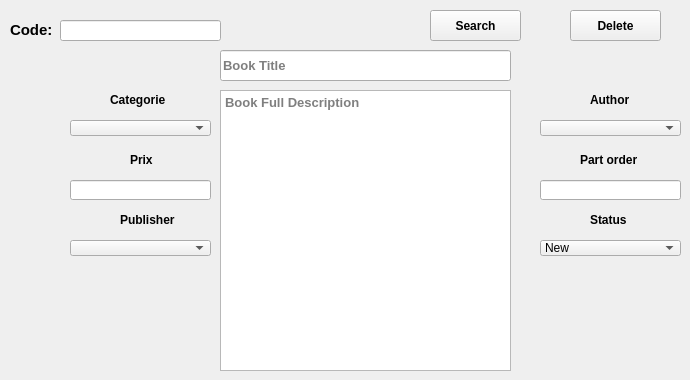
      <widget class="QWidget" name="tab_10">
       <attribute name="title">
        <string>Edit Or Delete Book</string>
       </attribute>
       <widget class="QTextEdit" name="textEdit_3">
        <property name="geometry">
         <rect>
          <x>220</x>
          <y>90</y>
          <width>291</width>
          <height>281</height>
         </rect>
        </property>
        <property name="font">
         <font>
          <family>MS Shell Dlg 2</family>
          <pointsize>10</pointsize>
          <weight>75</weight>
          <bold>true</bold>
         </font>
        </property>
        <property name="placeholderText">
         <string>Book Full Description</string>
        </property>
       </widget>
       <widget class="QLineEdit" name="lineEdit_12">
        <property name="geometry">
         <rect>
          <x>60</x>
          <y>20</y>
          <width>161</width>
          <height>21</height>
         </rect>
        </property>
       </widget>
       <widget class="QPushButton" name="pushButton_13">
        <property name="geometry">
         <rect>
          <x>430</x>
          <y>10</y>
          <width>91</width>
          <height>31</height>
         </rect>
        </property>
        <property name="font">
         <font>
          <family>MS Shell Dlg 2</family>
          <weight>75</weight>
          <bold>true</bold>
         </font>
        </property>
        <property name="text">
         <string>Search</string>
        </property>
       </widget>
       <widget class="QComboBox" name="comboBox_12">
        <property name="geometry">
         <rect>
          <x>540</x>
          <y>240</y>
          <width>141</width>
          <height>16</height>
         </rect>
        </property>
        <item>
         <property name="text">
          <string>New</string>
         </property>
        </item>
        <item>
         <property name="text">
          <string>Used</string>
         </property>
        </item>
        <item>
         <property name="text">
          <string>Damged</string>
         </property>
        </item>
       </widget>
       <widget class="QComboBox" name="comboBox_13">
        <property name="geometry">
         <rect>
          <x>70</x>
          <y>240</y>
          <width>141</width>
          <height>16</height>
         </rect>
        </property>
       </widget>
       <widget class="QComboBox" name="comboBox_14">
        <property name="geometry">
         <rect>
          <x>70</x>
          <y>120</y>
          <width>141</width>
          <height>16</height>
         </rect>
        </property>
       </widget>
       <widget class="QLineEdit" name="lineEdit_13">
        <property name="geometry">
         <rect>
          <x>540</x>
          <y>180</y>
          <width>141</width>
          <height>20</height>
         </rect>
        </property>
       </widget>
       <widget class="QComboBox" name="comboBox_15">
        <property name="geometry">
         <rect>
          <x>540</x>
          <y>120</y>
          <width>141</width>
          <height>16</height>
         </rect>
        </property>
       </widget>
       <widget class="QLabel" name="label_18">
        <property name="geometry">
         <rect>
          <x>110</x>
          <y>90</y>
          <width>71</width>
          <height>20</height>
         </rect>
        </property>
        <property name="font">
         <font>
          <family>MS Shell Dlg 2</family>
          <pointsize>9</pointsize>
          <weight>75</weight>
          <bold>true</bold>
         </font>
        </property>
        <property name="text">
         <string>Categorie</string>
        </property>
       </widget>
       <widget class="QLabel" name="label_19">
        <property name="geometry">
         <rect>
          <x>130</x>
          <y>150</y>
          <width>91</width>
          <height>20</height>
         </rect>
        </property>
        <property name="font">
         <font>
          <family>MS Shell Dlg 2</family>
          <pointsize>9</pointsize>
          <weight>75</weight>
          <bold>true</bold>
         </font>
        </property>
        <property name="text">
         <string>Prix</string>
        </property>
       </widget>
       <widget class="QLabel" name="label_20">
        <property name="geometry">
         <rect>
          <x>580</x>
          <y>150</y>
          <width>91</width>
          <height>20</height>
         </rect>
        </property>
        <property name="font">
         <font>
          <family>MS Shell Dlg 2</family>
          <pointsize>9</pointsize>
          <weight>75</weight>
          <bold>true</bold>
         </font>
        </property>
        <property name="text">
         <string>Part order</string>
        </property>
       </widget>
       <widget class="QLabel" name="label_21">
        <property name="geometry">
         <rect>
          <x>590</x>
          <y>90</y>
          <width>91</width>
          <height>20</height>
         </rect>
        </property>
        <property name="font">
         <font>
          <family>MS Shell Dlg 2</family>
          <pointsize>9</pointsize>
          <weight>75</weight>
          <bold>true</bold>
         </font>
        </property>
        <property name="text">
         <string>Author</string>
        </property>
       </widget>
       <widget class="QLabel" name="label_22">
        <property name="geometry">
         <rect>
          <x>120</x>
          <y>210</y>
          <width>91</width>
          <height>20</height>
         </rect>
        </property>
        <property name="font">
         <font>
          <family>MS Shell Dlg 2</family>
          <pointsize>9</pointsize>
          <weight>75</weight>
          <bold>true</bold>
         </font>
        </property>
        <property name="text">
         <string>Publisher</string>
        </property>
       </widget>
       <widget class="QLabel" name="label_23">
        <property name="geometry">
         <rect>
          <x>590</x>
          <y>210</y>
          <width>91</width>
          <height>20</height>
         </rect>
        </property>
        <property name="font">
         <font>
          <family>MS Shell Dlg 2</family>
          <pointsize>9</pointsize>
          <weight>75</weight>
          <bold>true</bold>
         </font>
        </property>
        <property name="text">
         <string>Status</string>
        </property>
       </widget>
       <widget class="QPushButton" name="pushButton_15">
        <property name="geometry">
         <rect>
          <x>570</x>
          <y>10</y>
          <width>91</width>
          <height>31</height>
         </rect>
        </property>
        <property name="font">
         <font>
          <family>MS Shell Dlg 2</family>
          <weight>75</weight>
          <bold>true</bold>
         </font>
        </property>
        <property name="text">
         <string>Delete</string>
        </property>
       </widget>
       <widget class="QLineEdit" name="lineEdit_15">
        <property name="geometry">
         <rect>
          <x>220</x>
          <y>50</y>
          <width>291</width>
          <height>31</height>
         </rect>
        </property>
        <property name="font">
         <font>
          <family>MS Shell Dlg 2</family>
          <pointsize>10</pointsize>
          <weight>75</weight>
          <bold>true</bold>
         </font>
        </property>
        <property name="placeholderText">
         <string>Book Title</string>
        </property>
       </widget>
       <widget class="QLabel" name="label_24">
        <property name="geometry">
         <rect>
          <x>10</x>
          <y>20</y>
          <width>111</width>
          <height>20</height>
         </rect>
        </property>
        <property name="font">
         <font>
          <family>MS Shell Dlg 2</family>
          <pointsize>11</pointsize>
          <weight>75</weight>
          <bold>true</bold>
         </font>
        </property>
        <property name="text">
         <string>Code:</string>
        </property>
       </widget>
       <widget class="QLineEdit" name="lineEdit_14">
        <property name="geometry">
         <rect>
          <x>70</x>
          <y>180</y>
          <width>141</width>
          <height>20</height>
         </rect>
        </property>
       </widget>
      </widget>
